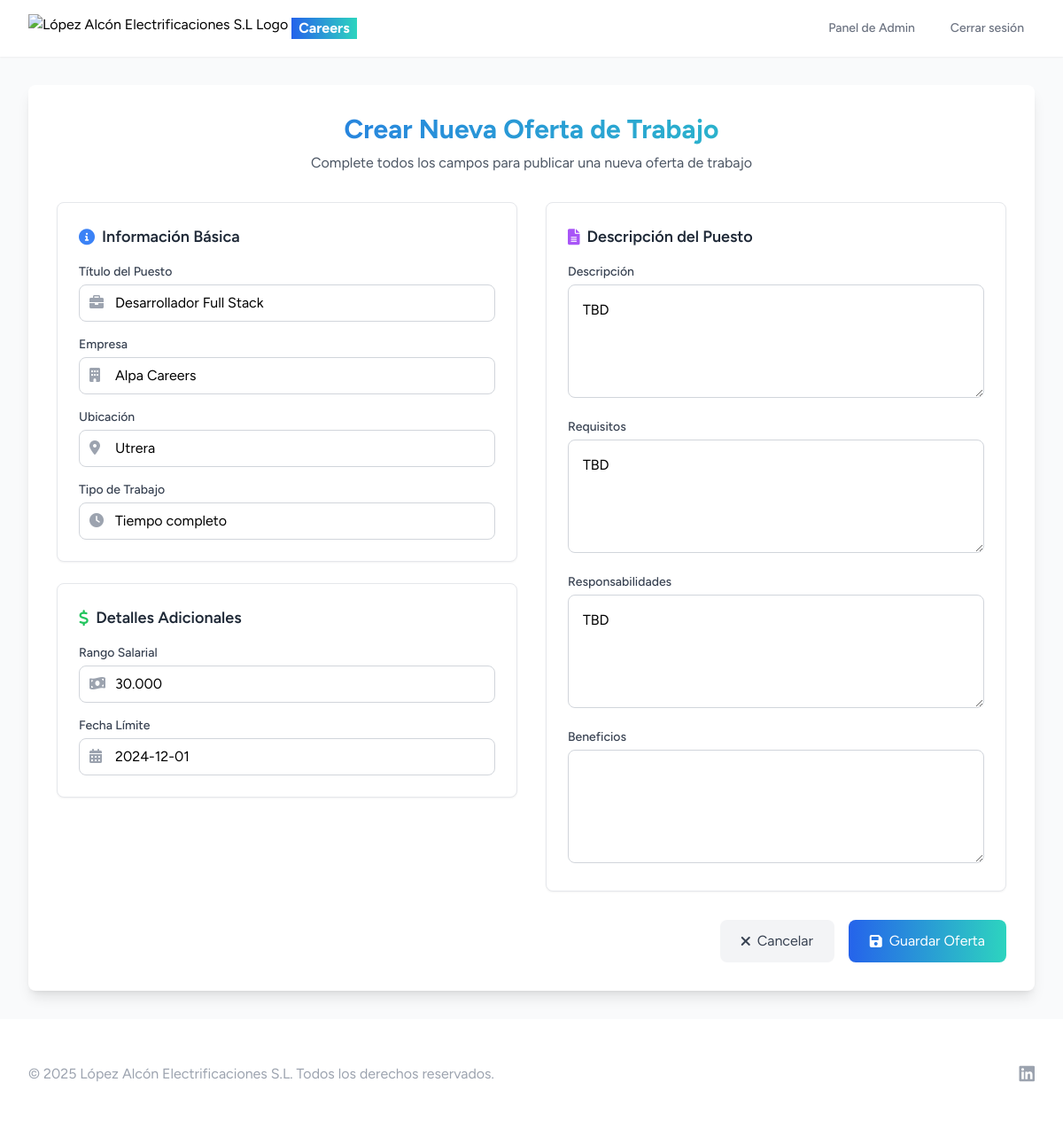
Screenshot of /edit-job-offer/6/ (signed in) with the database file from the repository.
### recruitment/models.py (models this page shows, shortened)
class JobOffer(models.Model):
    title = models.CharField(max_length=200)
    slug = models.SlugField(unique=True, blank=True)
    company = models.CharField(max_length=100, default="Alpa Careers")
    location = models.CharField(max_length=100, default="Utrera")
    job_type = models.CharField(max_length=50, default="Tiempo Completo", choices=[
        ('full_time', 'Tiempo completo'),
        ('part_time', 'Tiempo parcial'),
        ('contract', 'Contrato'),
        ('internship', 'Prácticas'),
    ])
    salary_range = models.CharField(max_length=100, blank=True)
    description = models.TextField(default="TBD")
    responsibilities = models.TextField(default="TBD")
    requirements = models.TextField(default="TBD")
    benefits = models.TextField(blank=True)
    application_deadline = models.DateField(null=True, blank=True)
    posted_date = models.DateField(auto_now=True)

### recruitment/views.py (the view)
# urls.py: path('edit-job-offer/<int:job_id>/', views.edit_job_offer, name='edit_job_offer'),
@login_required
def edit_job_offer(request, job_id):
    job = get_object_or_404(JobOffer, id=job_id)
    if request.method == 'POST':
        form = JobOfferForm(request.POST, instance=job)
        if form.is_valid():
            form.save()
            messages.success(request, "Oferta de trabajo actualizada exitosamente.")
            return redirect('admin_dashboard')
    else:
        form = JobOfferForm(instance=job)
    return render(request, 'recruitment/job_offer_form.html', {'form': form, 'job': job})

### recruitment/templates/recruitment/job_offer_form.html (shortened to what this page needs)
{% extends 'recruitment/base.html' %}
{% load widget_tweaks %}
{% block extra_css %}
<link href="https://cdnjs.cloudflare.com/ajax/libs/font-awesome/6.0.0/css/all.min.css" rel="stylesheet">
{% endblock %}
{% block content %}
<div class="max-w-7xl mx-auto px-4 sm:px-6 lg:px-8 py-8">
    <div class="bg-white rounded-lg shadow-lg p-6 md:p-8">
        <div class="mb-8 text-center">
            <h2 class="text-3xl font-bold bg-gradient-to-r from-blue-600 to-teal-400 text-transparent bg-clip-text mb-2">
            </h2>
            <p class="text-gray-600">Complete todos los campos para publicar una nueva oferta de trabajo</p>
        </div>
        <form method="post" class="space-y-8">
            <div class="grid grid-cols-1 md:grid-cols-2 gap-8">
                <div class="space-y-6">
                    <div class="bg-white p-6 rounded-lg border border-gray-200 shadow-sm">
                        <h3 class="text-lg font-semibold mb-4 flex items-center text-gray-800">
                            <i class="fas fa-info-circle mr-2 text-blue-500"></i>
                            Información Básica
                        </h3>
                        <div class="space-y-4">
                            <div class="relative">
                                <label class="block text-sm font-medium text-gray-700 mb-1">Título del Puesto</label>
                                <div class="relative">
                                    <i class="fas fa-briefcase absolute left-3 top-3 text-gray-400"></i>
                                    {{ form.title|add_class:"w-full pl-10 pr-4 py-2 border border-gray-300 rounded-lg focus:ring-2 focus:ring-blue-500 focus:border-blue-500 transition-colors" }}
                                </div>
                            </div>
                            <div class="relative">
                                <label class="block text-sm font-medium text-gray-700 mb-1">Empresa</label>
                                <div class="relative">
                                    <i class="fas fa-building absolute left-3 top-3 text-gray-400"></i>
                                    {{ form.company|add_class:"w-full pl-10 pr-4 py-2 border border-gray-300 rounded-lg focus:ring-2 focus:ring-blue-500 focus:border-blue-500 transition-colors" }}
                                </div>
                            </div>
                            <div class="relative">
                                <label class="block text-sm font-medium text-gray-700 mb-1">Ubicación</label>
                                <div class="relative">
                                    <i class="fas fa-map-marker-alt absolute left-3 top-3 text-gray-400"></i>
                                    {{ form.location|add_class:"w-full pl-10 pr-4 py-2 border border-gray-300 rounded-lg focus:ring-2 focus:ring-blue-500 focus:border-blue-500 transition-colors" }}
                                </div>
                            </div>
                            <div class="relative">
                                <label class="block text-sm font-medium text-gray-700 mb-1">Tipo de Trabajo</label>
                                <div class="relative">
                                    <i class="fas fa-clock  absolute left-3 top-3 text-gray-400"></i>
                                    {{ form.job_type|add_class:"w-full px-4 py-2 border border-gray-300 rounded-lg focus:ring-2 focus:ring-blue-500 focus:border-blue-500 transition-colors appearance-none bg-white" }}
                                </div>
                            </div>
                        </div>
                    </div>
                    <div class="bg-white p-6 rounded-lg border border-gray-200 shadow-sm">
                        <h3 class="text-lg font-semibold mb-4 flex items-center text-gray-800">
                            <i class="fas fa-dollar-sign mr-2 text-green-500"></i>
                            Detalles Adicionales
                        </h3>
                        <div class="space-y-4">
                            <div class="relative">
                                <label class="block text-sm font-medium text-gray-700 mb-1">Rango Salarial</label>
                                <div class="relative">
                                    <i class="fas fa-money-bill-wave absolute left-3 top-3 text-gray-400"></i>
                                    {{ form.salary_range|add_class:"w-full pl-10 pr-4 py-2 border border-gray-300 rounded-lg focus:ring-2 focus:ring-blue-500 focus:border-blue-500 transition-colors" }}
                                </div>
                            </div>
                            <div class="relative">
                                <label class="block text-sm font-medium text-gray-700 mb-1">Fecha Límite</label>
                                <div class="relative">
                                    <i class="fas fa-calendar-alt absolute left-3 top-3 text-gray-400"></i>
                                    {{ form.application_deadline|add_class:"w-full pl-10 pr-4 py-2 border border-gray-300 rounded-lg focus:ring-2 focus:ring-blue-500 focus:border-blue-500 transition-colors" }}
                                </div>
                            </div>
                        </div>
                    </div>
                </div>
                <div class="space-y-6">
                    <div class="bg-white p-6 rounded-lg border border-gray-200 shadow-sm">
                        <h3 class="text-lg font-semibold mb-4 flex items-center text-gray-800">
                            <i class="fas fa-file-alt mr-2 text-purple-500"></i>
                            Descripción del Puesto
                        </h3>
                        <div class="space-y-4">
                            <div class="relative">
                                <label class="block text-sm font-medium text-gray-700 mb-1">Descripción</label>
                                {{ form.description|add_class:"w-full p-4 border border-gray-300 rounded-lg focus:ring-2 focus:ring-blue-500 focus:border-blue-500 transition-colors h-32" }}
                            </div>
                            <div class="relative">
                                <label class="block text-sm font-medium text-gray-700 mb-1">Requisitos</label>
                                {{ form.requirements|add_class:"w-full p-4 border border-gray-300 rounded-lg focus:ring-2 focus:ring-blue-500 focus:border-blue-500 transition-colors h-32" }}
                            </div>
                            <div class="relative">
                                <label class="block text-sm font-medium text-gray-700 mb-1">Responsabilidades</label>
                                {{ form.responsibilities|add_class:"w-full p-4 border border-gray-300 rounded-lg focus:ring-2 focus:ring-blue-500 focus:border-blue-500 transition-colors h-32" }}
                            </div>
                            <div class="relative">
                                <label class="block text-sm font-medium text-gray-700 mb-1">Beneficios</label>
                                {{ form.benefits|add_class:"w-full p-4 border border-gray-300 rounded-lg focus:ring-2 focus:ring-blue-500 focus:border-blue-500 transition-colors h-32" }}
                            </div>
                        </div>
                    </div>
                </div>
            </div>
            <div class="flex justify-end space-x-4 mt-8">
                <a href="{% url 'admin_dashboard' %}"
                   class="px-6 py-3 bg-gray-100 text-gray-700 rounded-lg hover:bg-gray-200 transition-colors duration-200 flex items-center">
                    <i class="fas fa-times mr-2"></i>
                    Cancelar
                </a>
                <button type="submit"
                        class="px-6 py-3 bg-gradient-to-r from-blue-600 to-teal-400 text-white rounded-lg hover:from-blue-700 hover:to-teal-500 transition-colors duration-200 flex items-center">
                    <i class="fas fa-save mr-2"></i>
                    {% if job_offer %}Actualizar{% else %}Guardar{% endif %} Oferta
                </button>
            </div>
        </form>
    </div>
</div>
{% endblock %}

### rows the page displays
JobOffer: title "Desarrollador Full Stack", company "Alpa Careers", location "Utrera", job_type "Tiempo completo", salary_range "30.000", application_deadline "2024-12-01", description "TBD", requirements "TBD", responsibilities "TBD"
